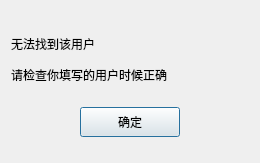
<?xml version="1.0" encoding="UTF-8"?>
<ui version="4.0">
 <class>FindFailDlg</class>
 <widget class="QDialog" name="FindFailDlg">
  <property name="geometry">
   <rect>
    <x>0</x>
    <y>0</y>
    <width>260</width>
    <height>163</height>
   </rect>
  </property>
  <property name="windowTitle">
   <string>Dialog</string>
  </property>
  <layout class="QVBoxLayout" name="verticalLayout">
   <item>
    <spacer name="verticalSpacer">
     <property name="orientation">
      <enum>Qt::Orientation::Vertical</enum>
     </property>
     <property name="sizeType">
      <enum>QSizePolicy::Policy::Fixed</enum>
     </property>
     <property name="sizeHint" stdset="0">
      <size>
       <width>20</width>
       <height>20</height>
      </size>
     </property>
    </spacer>
   </item>
   <item>
    <widget class="QLabel" name="fail_tip">
     <property name="minimumSize">
      <size>
       <width>0</width>
       <height>25</height>
      </size>
     </property>
     <property name="maximumSize">
      <size>
       <width>16777215</width>
       <height>25</height>
      </size>
     </property>
     <property name="text">
      <string>无法找到该用户</string>
     </property>
    </widget>
   </item>
   <item>
    <widget class="QLabel" name="fail_tip2">
     <property name="minimumSize">
      <size>
       <width>0</width>
       <height>25</height>
      </size>
     </property>
     <property name="maximumSize">
      <size>
       <width>16777215</width>
       <height>25</height>
      </size>
     </property>
     <property name="text">
      <string>请检查你填写的用户时候正确</string>
     </property>
    </widget>
   </item>
   <item>
    <widget class="QWidget" name="widget" native="true">
     <layout class="QHBoxLayout" name="horizontalLayout">
      <item>
       <widget class="ClickedBtn" name="fail_sure_btn">
        <property name="minimumSize">
         <size>
          <width>100</width>
          <height>30</height>
         </size>
        </property>
        <property name="maximumSize">
         <size>
          <width>100</width>
          <height>30</height>
         </size>
        </property>
        <property name="text">
         <string>确定</string>
        </property>
       </widget>
      </item>
     </layout>
    </widget>
   </item>
  </layout>
 </widget>
 <customwidgets>
  <customwidget>
   <class>ClickedBtn</class>
   <extends>QPushButton</extends>
   <header location="global">clickedbtn.h</header>
  </customwidget>
 </customwidgets>
 <resources/>
 <connections/>
</ui>
